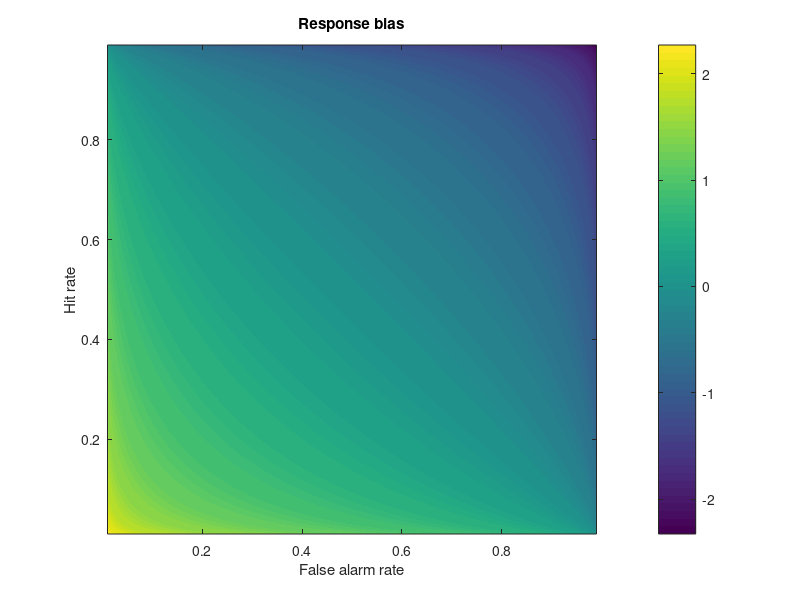

Recreate this plot in MATLAB.
%%
%   COURSE: Master statistics and machine learning: intuition, math, code										
%      URL: udemy.com/course/statsml_x/?couponCode=202212 
% 
%  SECTION: Signal detection theory
%    VIDEO: Response bias
% 
%  TEACHER: Mike X Cohen, sincxpress.com
%

%%

% a clear MATLAB workspace is a clear mental workspace
close all; clear; clc

%% example from the slides

% step 1
hitP = 22/30;
faP  =  3/30;

% step 2
hitZ = norminv(hitP);
faZ  = norminv(faP);

% step 3
dPrime = hitZ-faZ;
respBias = -(hitZ+faZ)/2

%% 2D bias space

% response probabilities
x  = .01:.01:.99;

% and convert to the 2D space like in the d' code
rb = -( norminv(x)' + norminv(x) )/2;

figure(2), clf
contourf(x,x,rb,80,'linecolor','none')
xlabel('False alarm rate')
ylabel('Hit rate')
title('Response bias')
colorbar
axis square

%% done.
